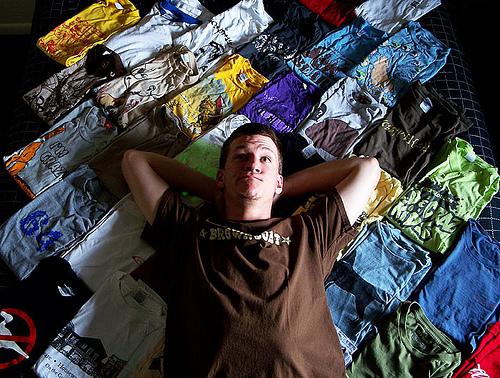
#> input picture data/original_images/im134.jpg, 500 x 378 px; its folder holds only this picture in this run
$ python SRGAN_flickr_prepare_dataset.py
#> lines starting #> are read from the running program, lines starting #| are printed output that depends on the picture
"""
Dataset from: http://press.liacs.nl/mirflickr/mirdownload.html
Read high res. original images and save lower versions to be used for SRGAN.
Here, we are resizing them to 128x128 that will be  used as HR images and
32x32 that will be used as LR images
"""

from cgi import print_directory
import cv2
import numpy as np
import os
import matplotlib.pyplot as plt

train_dir = "data"

for img in os.listdir( train_dir + "/original_images"):
    img_array = cv2.imread(train_dir + "/original_images/" + img)
#> img_array is the input picture: shape (378, 500, 3); mean B, G, R 66.5, 65.1, 66


    img_array = cv2.resize(img_array, (128,128))
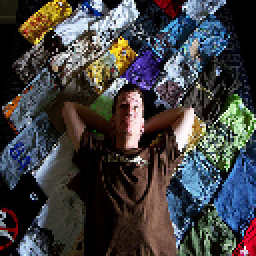
#> img_array: shape (128, 128, 3) (shown 2 times larger); mean B, G, R 66.2, 64.7, 65.6
    lr_img_array = cv2.resize(img_array,(32,32))
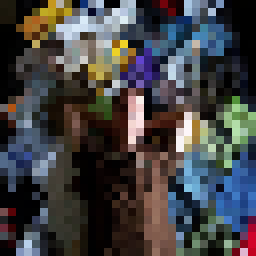
#> lr_img_array: shape (32, 32, 3) (shown 8 times larger); mean B, G, R 67.5, 66.1, 66.6
    #cv2.imwrite(train_dir+ "/hr_images/" + img, img_array)
    #cv2.imwrite(train_dir+ "/lr_images/"+ img, lr_img_array)
    cv2.imwrite(train_dir+ "/hr_images/" + img, img_array)
    cv2.imwrite(train_dir+ "/lr_images/"+ img, lr_img_array)

$ run again, on data/original_images/im201.jpg
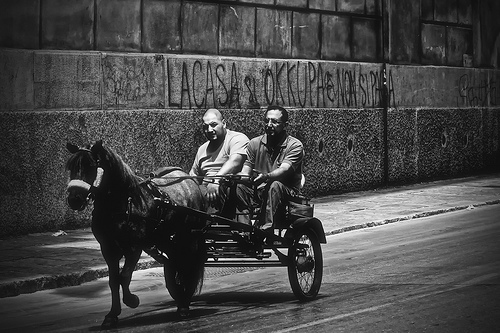
#> input picture data/original_images/im201.jpg, 500 x 333 px
#> img_array is the input picture: shape (333, 500, 3); min 0, max 255, mean 70.8
#> `img_array = cv2.resize(img_array, (128,128))`:
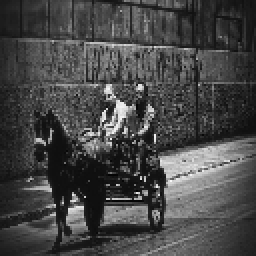
#> img_array: shape (128, 128, 3) (shown 2 times larger); min 2, max 249, mean 70.5
#> `lr_img_array = cv2.resize(img_array,(32,32))`:
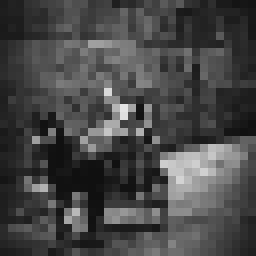
#> lr_img_array: shape (32, 32, 3) (shown 8 times larger); min 16, max 227, mean 70.7

$ run again, on data/original_images/im2253.jpg
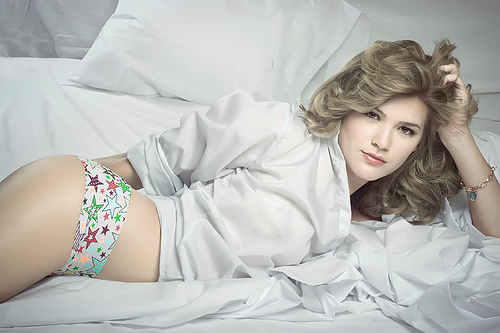
#> input picture data/original_images/im2253.jpg, 500 x 333 px
#> img_array is the input picture: shape (333, 500, 3); mean B, G, R 181.8, 186.2, 186.9
#> `img_array = cv2.resize(img_array, (128,128))`:
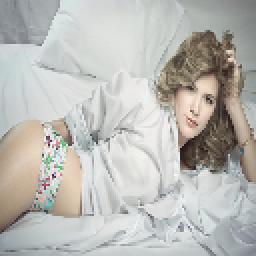
#> img_array: shape (128, 128, 3) (shown 2 times larger); mean B, G, R 181.7, 186.1, 186.8
#> `lr_img_array = cv2.resize(img_array,(32,32))`:
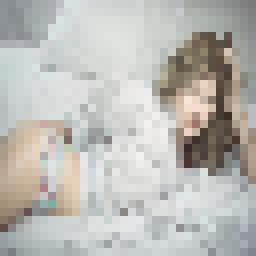
#> lr_img_array: shape (32, 32, 3) (shown 8 times larger); mean B, G, R 182, 186.3, 187.1

$ run again, on data/original_images/im233.jpg
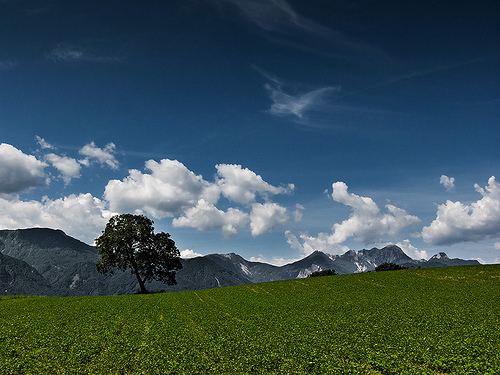
#> input picture data/original_images/im233.jpg, 500 x 375 px
#> img_array is the input picture: shape (375, 500, 3); mean B, G, R 83.1, 82.2, 60
#> `img_array = cv2.resize(img_array, (128,128))`:
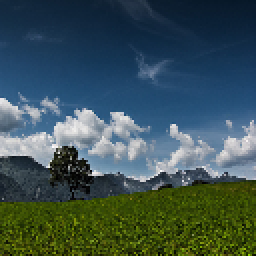
#> img_array: shape (128, 128, 3) (shown 2 times larger); mean B, G, R 83, 82.2, 59.9
#> `lr_img_array = cv2.resize(img_array,(32,32))`:
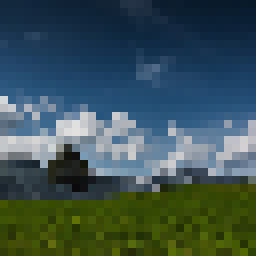
#> lr_img_array: shape (32, 32, 3) (shown 8 times larger); mean B, G, R 82.8, 81.9, 59.6

$ run again, on data/original_images/im142.jpg
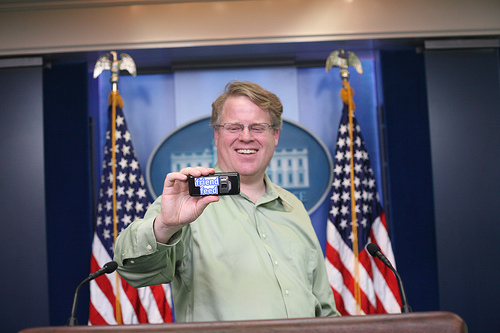
#> input picture data/original_images/im142.jpg, 500 x 333 px
#> img_array is the input picture: shape (333, 500, 3); mean B, G, R 106.8, 96, 100.1
#> `img_array = cv2.resize(img_array, (128,128))`:
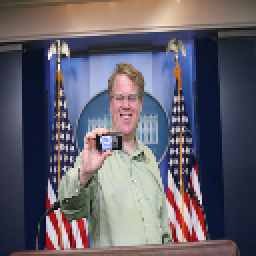
#> img_array: shape (128, 128, 3) (shown 2 times larger); mean B, G, R 106.8, 95.9, 100
#> `lr_img_array = cv2.resize(img_array,(32,32))`:
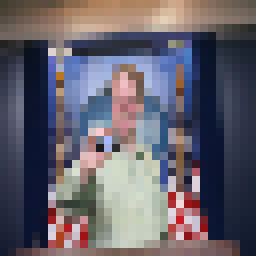
#> lr_img_array: shape (32, 32, 3) (shown 8 times larger); mean B, G, R 107.1, 96.6, 100.9
